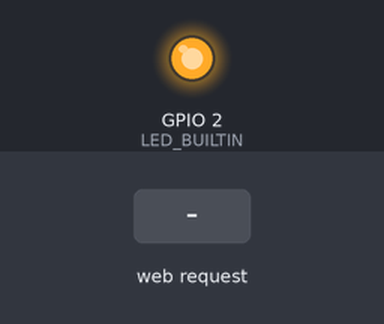
Bench run of a sketch on a simulated ESP8266 (NodeMCU). On the bench: output pins drawn as LEDs (lit = HIGH, except the on-board LED, lit = LOW). The test bench sets the inputs (shaded band). What the sketch prints to the serial monitor is not drawn.

Above: at 1.2 s.
1.3 s: HTTP request GET /toggle received
At 1.6 s:
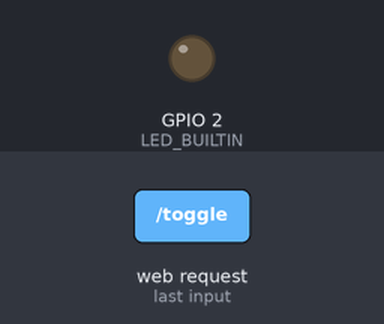
Timing chart, 0 to 4.3 s (numbered marks = the images above; inputs shaded):
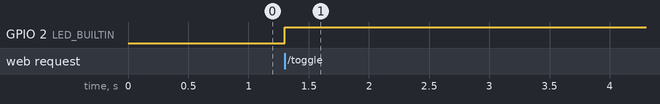

The sketch:

blink-led-webserver-standalone.ino
```cpp
#include <ESP8266WiFi.h>
#include <ESP8266WebServer.h>

#define ESP8266_SSID "MY_SSID"
//password must be at least 8 characters
#define ESP8266_PASSWORD "12345678"

ESP8266WebServer server;

const char INDEX_HTML[] =
  "<!DOCTYPE HTML>"
  "<html>"
  "<head>"
  "<meta name = \"viewport\" content = \"width = device-width, initial-scale = 1.0, maximum-scale = 1.0, user-scalable=0\">"
  "<title>ESP8266</title>"
  "<style>"
    "body { background-color: #808080; font-family: Arial, Helvetica, Sans-Serif; Color: Maroon; }"
  "</style>"
  "</head>"
  "<body>"
  "<h1>ESP8266 Standalone Access Point Demo</h1>"
  "<button onclick='toggle()'>Toggle LED</button>"
  "<script>"
    "function toggle(){"
      "fetch('/toggle').then(stream=>stream.text()).then(text=>console.log(text))"
    "}"
  "</script>"
  "</body>"
  "</html>";

void setup()
{
  Serial.begin(9600);
  setupWiFi();

  pinMode(LED_BUILTIN, OUTPUT);
  digitalWrite(LED_BUILTIN,LOW);

  server.on("/",sendIndex);
  server.on("/toggle", toggleLED);
  server.begin();
  Serial.println("");
  Serial.println("");
  Serial.print("Server running on http://192.168.4.1/");
}

void loop()
{
  server.handleClient();
}

void sendIndex(){
  server.send(200,"text/html",INDEX_HTML);
}

void toggleLED(){
  digitalWrite(LED_BUILTIN,!digitalRead(LED_BUILTIN));
  //server.send(204,"");
  server.send(200,"text/plain","Toggle!\n");
}

void setupWiFi()
{
  WiFi.mode(WIFI_AP);
  WiFi.softAP(ESP8266_SSID, ESP8266_PASSWORD);
}
```

Measured:
- after the input at 1.3 s, GPIO 2 (LED_BUILTIN): LOW → HIGH at once
